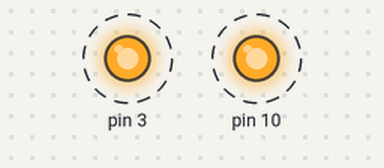
Simulated run of this sketch. Board: Arduino Uno, built with avr-gcc and run on an emulated ATmega328P. Parts: output pins drawn as LEDs (lit = HIGH). Dashed ring = blinking.

Above: at 7.5 s.
Timing chart, 0 to 10.3 s (numbered marks = the images above):
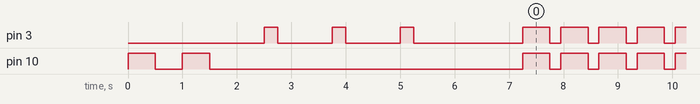

Measured:
- by itself, pin 3: goes LOW 1.0 s, HIGH 0.25 s, LOW 1.0 s, HIGH 0.25 s, LOW 2.0 s, 175 × (HIGH 0.50 s, LOW 0.20 s), then HIGH
- by itself, pin 10: goes LOW 0.50 s, HIGH 0.50 s, LOW 5.8 s, 175 × (HIGH 0.50 s, LOW 0.20 s), then HIGH

The sketch:

3.25-Controlling_Digital_Output.ino
```cpp
void setup() {
   pinMode(10, OUTPUT);
   pinMode(3, OUTPUT);
;   digitalWrite(10, HIGH);
    delay(500);
;    digitalWrite(10,LOW);
    delay(500);
;    digitalWrite(10,HIGH);
    delay(500);
;   digitalWrite(10,LOW);
    delay(1000);
;   digitalWrite(3, HIGH);
    delay(250);
;    digitalWrite(3,LOW);
    delay(1000);
;    digitalWrite(3, HIGH);
    delay(250);
;    digitalWrite(3,LOW);
    delay(1000);
;    digitalWrite(3,HIGH);
    delay(250);
;    digitalWrite(3,LOW);
    delay(2000);
}

void loop() {
  digitalWrite(10,HIGH);
  digitalWrite(3,HIGH);
  delay(500);
  digitalWrite(10,LOW);
  digitalWrite(3,LOW);
  delay(200);
}
```
